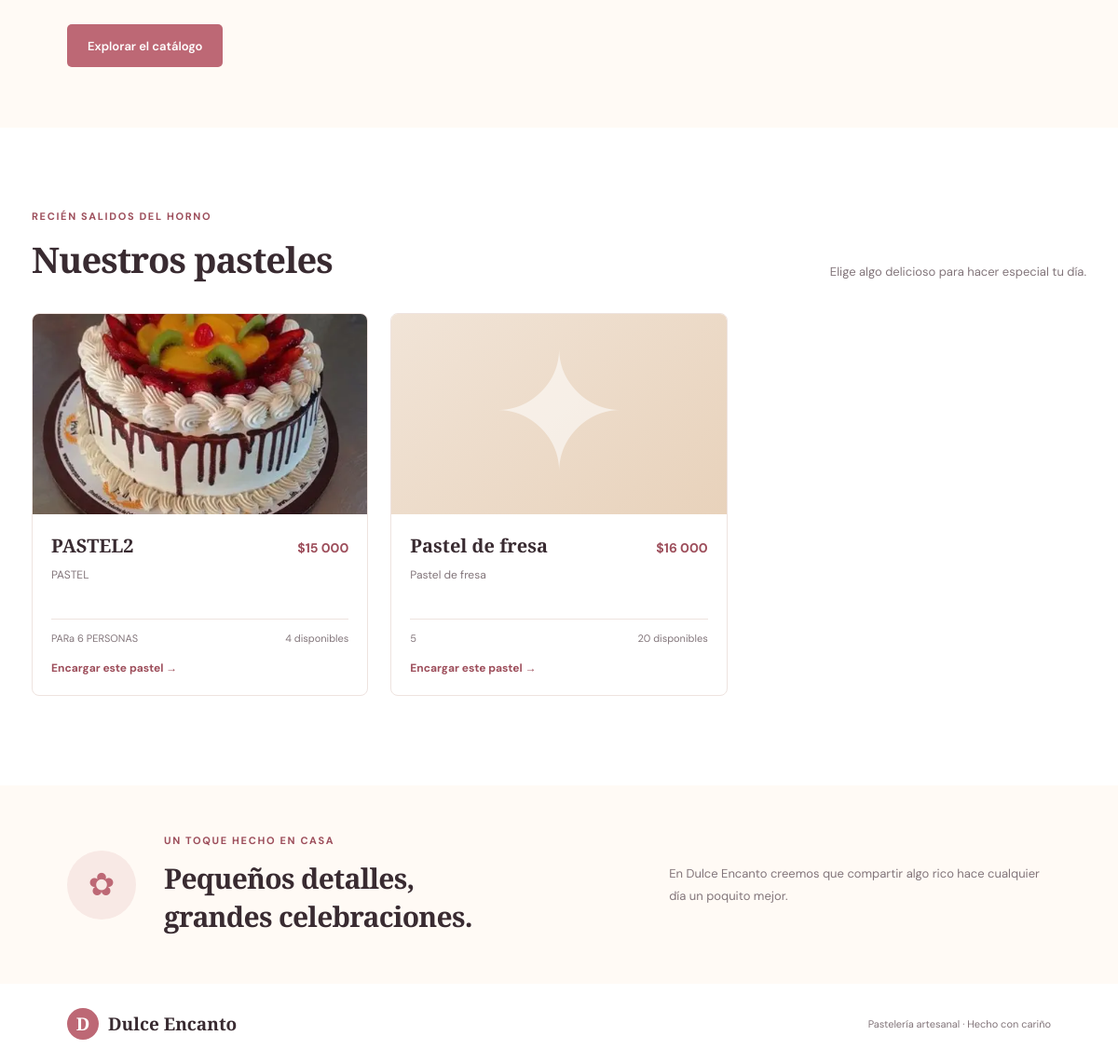
The app's page / (lower part), older data.
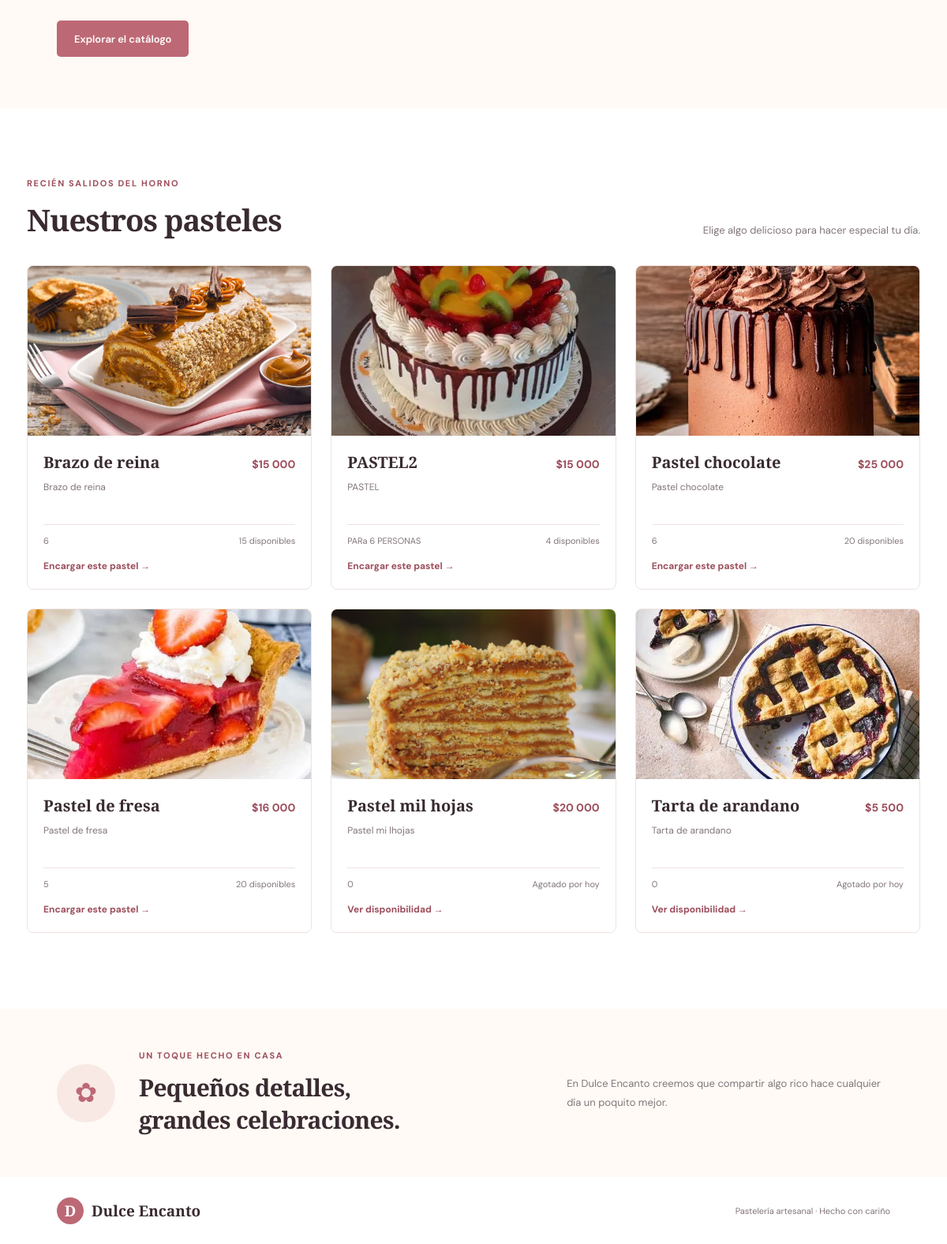
The same page, newer data.
### pasteleria/models.py (models this page shows, shortened)
class producto(models.Model):
    nombre = models.CharField(max_length=100)
    linea = models.ForeignKey(
        linea,
        on_delete=models.CASCADE,
        related_name='productos',
    )
    descripcion = models.TextField()
    precio = models.DecimalField(max_digits=10, decimal_places=2)
    stock = models.IntegerField()
    porcion = models.CharField(max_length=50)
    imagen = models.ImageField(upload_to='productos/',blank=True, null=True)
    apto_celiacos = models.BooleanField(
        default=False,
        verbose_name='Apto para celíacos',
    )
    visible_en_catalogo = models.BooleanField(default=True, verbose_name='Visible en catálogo')

### pasteleria/views.py (the view)
# urls.py: path('', views.catalogo, name='catalogo'),
def catalogo(request):
    productos = producto.objects.filter(
        visible_en_catalogo=True,
    ).order_by('nombre')
    return render(request, 'pasteleria/catalogo.html', {'productos': productos})

### templates/pasteleria/catalogo.html (shortened to what this page needs)
{% load static %}
{% load humanize %}
<!DOCTYPE html>
<html lang="es">
<head>
    <link rel="stylesheet" href="{% static 'css/catalogo.css' %}">
</head>
<body>
    <main>
        <section class="hero">
            <div class="hero-copy">
                <a class="button button-primary" href="#catalogo">Explorar el catálogo</a>
            </div>
            <div class="hero-art" aria-hidden="true">
            </div>
        </section>
        <section class="catalog-section" id="catalogo">
            <div class="section-heading">
                <div>
                    <p class="eyebrow">Recién salidos del horno</p>
                    <h2>Nuestros pasteles</h2>
                </div>
                <p>Elige algo delicioso para hacer especial tu día.</p>
            </div>
            <div class="product-grid">
                {% for pastel in productos %}
                    <article class="product-card">
                        <a class="product-image"
                           href="{% if pastel.stock > 0 %}{% url 'crear_encargo' pastel.id %}{% else %}{% url 'detalle_producto' pastel.id %}{% endif %}"
                           aria-label="{% if pastel.stock > 0 %}Encargar{% else %}Ver disponibilidad de{% endif %} {{ pastel.nombre }}">
                           {% if pastel.imagen %}
    <img src="{{ pastel.imagen.url }}" alt="{{ pastel.nombre }}"
         style="position: absolute; inset: 0; width: 100%; height: 100%; object-fit: cover;">
{% else %}
    <span class="product-image-decoration" aria-hidden="true">✦</span>
{% endif %}
                        </a>
                        <div class="product-info">
                            <div class="product-title-row">
                                <h3>{{ pastel.nombre }}</h3>
                                <span class="product-price">${{ pastel.precio|floatformat:0|intcomma }}</span>
                            </div>
                            <p>{{ pastel.descripcion|truncatewords:18 }}</p>
                            <div class="product-meta">
                                <span>{{ pastel.porcion }}</span>
                                {% if pastel.stock > 0 %}
                                    <span>{{ pastel.stock }} disponibles</span>
                                {% else %}
                                    <span>Agotado por hoy</span>
                                {% endif %}
                            </div>
                            <a class="text-link"
                               href="{% if pastel.stock > 0 %}{% url 'crear_encargo' pastel.id %}{% else %}{% url 'detalle_producto' pastel.id %}{% endif %}">
                                {% if pastel.stock > 0 %}Encargar este pastel{% else %}Ver disponibilidad{% endif %}
                                <span aria-hidden="true">→</span>
                            </a>
                        </div>
                    </article>
                {% empty %}
                    <div class="empty-state">
                        <span aria-hidden="true">♡</span>
                        <h3>Estamos preparando cosas ricas</h3>
                        <p>Pronto encontrarás nuestros pasteles en este catálogo.</p>
                    </div>
                {% endfor %}
            </div>
        </section>
        <section class="about-section" id="nosotros">
            <span class="about-icon" aria-hidden="true">✿</span>
            <div>
                <p class="eyebrow">Un toque hecho en casa</p>
                <h2>Pequeños detalles,<br>grandes celebraciones.</h2>
            </div>
            <p>En Dulce Encanto creemos que compartir algo rico hace cualquier día un poquito mejor.</p>
        </section>
    </main>
    <footer class="site-footer">
        <a class="brand" href="{% url 'catalogo' %}">
            <span class="brand-mark" aria-hidden="true">D</span>
            <span>Dulce Encanto</span>
        </a>
        <p>Pastelería artesanal · Hecho con cariño</p>
    </footer>
</body>
</html>

### static/css/catalogo.css (style rules this page uses)
:root { --ink: #392b31; --muted: #82757a; --rose: #bd6875; --rose-dark: #9d4e5b; --cream: #fffaf5; --blush: #f8e9e5; --line: #eee3df; --green: #537b62; }
* { box-sizing: border-box; }
html { scroll-behavior: smooth; }
body { margin: 0; color: var(--ink); background: #fff; font-family: 'DM Sans', sans-serif; }
a { color: inherit; text-decoration: none; }
.site-header, .site-footer { display: flex; align-items: center; justify-content: space-between; padding: 22px max(calc((100vw - 1180px) / 2), 6vw); }
.brand { display: inline-flex; align-items: center; gap: 10px; font-family: 'Playfair Display', serif; font-size: 19px; font-weight: 600; }
.brand-mark { display: grid; width: 34px; height: 34px; place-items: center; border-radius: 50%; color: #fff; background: var(--rose); font-family: 'Playfair Display', serif; }
.hero { display: grid; min-height: 490px; grid-template-columns: 1fr 0.9fr; align-items: center; gap: 40px; padding: 65px max(calc((100vw - 1180px) / 2), 6vw); overflow: hidden; background: var(--cream); }
.hero-copy { max-width: 560px; }
.eyebrow { margin: 0 0 13px; color: var(--rose-dark); font-size: 11px; font-weight: 700; letter-spacing: 0.15em; text-transform: uppercase; }
h1, h2, h3, p { margin-top: 0; }
h1, h2, .product-info h3 { font-family: 'Playfair Display', Georgia, serif; }
.button { display: inline-flex; min-height: 46px; align-items: center; justify-content: center; padding: 0 22px; border-radius: 5px; font-size: 13px; font-weight: 600; transition: background 160ms ease, transform 160ms ease; }
.button-primary { color: #fff; background: var(--rose); }
.hero-art { position: relative; display: grid; min-height: 350px; place-items: center; }
.catalog-section { max-width: 1180px; margin: 0 auto; padding: 88px 24px 96px; }
.section-heading { display: flex; align-items: end; justify-content: space-between; gap: 25px; margin-bottom: 32px; }
.section-heading h2, .about-section h2 { margin-bottom: 0; font-size: 38px; font-weight: 600; letter-spacing: -0.025em; }
.section-heading > p { margin-bottom: 4px; color: var(--muted); font-size: 13px; }
.product-grid { display: grid; grid-template-columns: repeat(3, minmax(0, 1fr)); gap: 24px; }
.product-card { overflow: hidden; border: 1px solid var(--line); border-radius: 8px; background: #fff; transition: box-shadow 180ms ease, transform 180ms ease; }
.product-image { position: relative; display: flex; min-height: 215px; align-items: center; justify-content: center; overflow: hidden; background: linear-gradient(140deg, #f8e6e1, #f0d1cb); }
.product-card:nth-child(3n + 2) .product-image { background: linear-gradient(140deg, #f1e4d7, #e8d2bb); }
.product-card:nth-child(3n) .product-image { background: linear-gradient(140deg, #eee5ee, #dcd0e0); }
.product-info { padding: 20px; }
.product-title-row { display: flex; align-items: baseline; justify-content: space-between; gap: 12px; }
.product-info h3 { margin-bottom: 8px; font-size: 20px; font-weight: 600; }
.product-price { color: var(--rose-dark); font-size: 14px; font-weight: 700; white-space: nowrap; }
.product-info > p { min-height: 42px; margin-bottom: 15px; color: var(--muted); font-size: 12px; line-height: 1.7; }
.product-meta { display: flex; justify-content: space-between; gap: 10px; padding: 13px 0; border-top: 1px solid var(--line); color: var(--muted); font-size: 11px; }
.text-link { color: var(--rose-dark); font-size: 12px; font-weight: 700; }
.about-section { display: grid; grid-template-columns: auto 1fr 0.8fr; align-items: center; gap: 30px; padding: 52px max(calc((100vw - 1180px) / 2), 6vw); background: var(--cream); }
.about-icon { display: grid; width: 74px; height: 74px; place-items: center; border-radius: 50%; color: var(--rose); background: var(--blush); font-size: 34px; }
.about-section h2 { font-size: 30px; }
.about-section > p { margin-bottom: 0; color: var(--muted); font-size: 13px; line-height: 1.8; }
.site-footer { min-height: 85px; gap: 20px; }
.site-footer p { margin: 0; color: var(--muted); font-size: 11px; }

Row changes from the older to the newer data that the page shows:
added producto: imagen (picture), nombre "Brazo de reina", precio "15 000", descripcion "Brazo de reina", porcion "6", stock "15", shows "Encargar este pastel"
added producto: imagen (picture), nombre "Pastel chocolate", precio "25 000", descripcion "Pastel chocolate", porcion "6", stock "20", shows "Encargar este pastel"
changed producto "Pastel de fresa": imagen: picture added; no longer shows "✦"
added producto: imagen (picture), nombre "Pastel mil hojas", precio "20 000", descripcion "Pastel mi lhojas", porcion "0", stock "Agotado por hoy"
added producto: imagen (picture), nombre "Tarta de arandano", precio "5 500", descripcion "Tarta de arandano", porcion "0", stock "Agotado por hoy"
